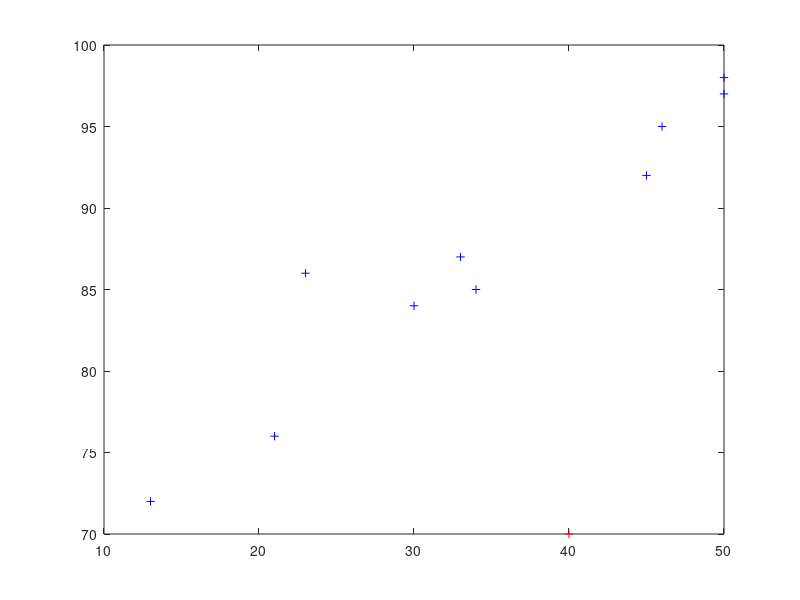

MATLAB code for this plot:
clear all;
close all;

% exercice n°14 

%chargement notes
notes = load("data/ex14.dat");

%calcul coefficient corrélation linéaire: covariance/produit variances

%moyennes des notes
moy = mean(notes);


%coeff
Coeff = cov(notes(:,1),notes(:,2))/(var(notes(:,1))*var(notes(:,2)));

%plot
figure
plot(notes(:,1),notes(:,2),"b+");
hold on;
%changement
exCoeff = Coeff;
notes = [40 70;notes];
Coeff = cov(notes(:,1),notes(:,2))/(var(notes(:,1))*var(notes(:,2)));
[exCoeff Coeff]

plot(notes(1,1),notes(1,2),"r+");
